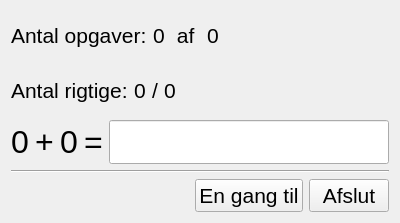
<?xml version="1.0" encoding="UTF-8"?>
<ui version="4.0">
 <class>SolveTasks</class>
 <widget class="QWidget" name="SolveTasks">
  <property name="geometry">
   <rect>
    <x>0</x>
    <y>0</y>
    <width>400</width>
    <height>223</height>
   </rect>
  </property>
  <property name="windowTitle">
   <string notr="true"/>
  </property>
  <property name="windowIcon">
   <iconset resource="img.qrc">
    <normaloff>:/img/logo.ico</normaloff>:/img/logo.ico</iconset>
  </property>
  <layout class="QVBoxLayout" name="verticalLayout">
   <item>
    <layout class="QHBoxLayout" name="horizontalLayout">
     <item>
      <widget class="QLabel" name="labAntalText">
       <property name="font">
        <font>
         <pointsize>16</pointsize>
        </font>
       </property>
       <property name="text">
        <string>Antal opgaver:</string>
       </property>
      </widget>
     </item>
     <item>
      <widget class="QLabel" name="labSolved">
       <property name="font">
        <font>
         <pointsize>16</pointsize>
        </font>
       </property>
       <property name="text">
        <string notr="true">0</string>
       </property>
      </widget>
     </item>
     <item>
      <widget class="QLabel" name="labAfMax">
       <property name="font">
        <font>
         <pointsize>16</pointsize>
        </font>
       </property>
       <property name="text">
        <string> af </string>
       </property>
      </widget>
     </item>
     <item>
      <widget class="QLabel" name="labAntal">
       <property name="font">
        <font>
         <pointsize>16</pointsize>
        </font>
       </property>
       <property name="text">
        <string notr="true">0</string>
       </property>
      </widget>
     </item>
     <item>
      <spacer name="horizontalSpacer">
       <property name="orientation">
        <enum>Qt::Horizontal</enum>
       </property>
       <property name="sizeHint" stdset="0">
        <size>
         <width>40</width>
         <height>20</height>
        </size>
       </property>
      </spacer>
     </item>
    </layout>
   </item>
   <item>
    <layout class="QHBoxLayout" name="horizontalLayout_2">
     <item>
      <widget class="QLabel" name="labRigtigeText">
       <property name="font">
        <font>
         <pointsize>16</pointsize>
        </font>
       </property>
       <property name="text">
        <string>Antal rigtige:</string>
       </property>
      </widget>
     </item>
     <item>
      <widget class="QLabel" name="labRigtige">
       <property name="font">
        <font>
         <pointsize>16</pointsize>
        </font>
       </property>
       <property name="text">
        <string notr="true">0</string>
       </property>
      </widget>
     </item>
     <item>
      <widget class="QLabel" name="labAf">
       <property name="font">
        <font>
         <pointsize>16</pointsize>
        </font>
       </property>
       <property name="text">
        <string notr="true">/</string>
       </property>
      </widget>
     </item>
     <item>
      <widget class="QLabel" name="labMulige">
       <property name="font">
        <font>
         <pointsize>16</pointsize>
        </font>
       </property>
       <property name="text">
        <string notr="true">0</string>
       </property>
      </widget>
     </item>
     <item>
      <spacer name="horizontalSpacer_2">
       <property name="orientation">
        <enum>Qt::Horizontal</enum>
       </property>
       <property name="sizeHint" stdset="0">
        <size>
         <width>40</width>
         <height>20</height>
        </size>
       </property>
      </spacer>
     </item>
    </layout>
   </item>
   <item>
    <layout class="QHBoxLayout" name="horizontalLayout_3">
     <item>
      <widget class="QLabel" name="labFirst">
       <property name="font">
        <font>
         <pointsize>24</pointsize>
        </font>
       </property>
       <property name="text">
        <string notr="true">0</string>
       </property>
      </widget>
     </item>
     <item>
      <widget class="QLabel" name="labSign">
       <property name="font">
        <font>
         <pointsize>24</pointsize>
        </font>
       </property>
       <property name="text">
        <string notr="true">+</string>
       </property>
      </widget>
     </item>
     <item>
      <widget class="QLabel" name="labSecond">
       <property name="font">
        <font>
         <pointsize>24</pointsize>
        </font>
       </property>
       <property name="text">
        <string notr="true">0</string>
       </property>
      </widget>
     </item>
     <item>
      <widget class="QLabel" name="labEquals">
       <property name="font">
        <font>
         <pointsize>24</pointsize>
        </font>
       </property>
       <property name="text">
        <string notr="true">=</string>
       </property>
      </widget>
     </item>
     <item>
      <widget class="QLineEdit" name="leResult">
       <property name="font">
        <font>
         <pointsize>24</pointsize>
        </font>
       </property>
      </widget>
     </item>
    </layout>
   </item>
   <item>
    <widget class="Line" name="line">
     <property name="orientation">
      <enum>Qt::Horizontal</enum>
     </property>
    </widget>
   </item>
   <item>
    <layout class="QHBoxLayout" name="horizontalLayout_4">
     <item>
      <widget class="QLabel" name="labElapsed">
       <property name="font">
        <font>
         <pointsize>16</pointsize>
        </font>
       </property>
       <property name="text">
        <string notr="true"/>
       </property>
      </widget>
     </item>
     <item>
      <spacer name="horizontalSpacer_3">
       <property name="orientation">
        <enum>Qt::Horizontal</enum>
       </property>
       <property name="sizeHint" stdset="0">
        <size>
         <width>40</width>
         <height>20</height>
        </size>
       </property>
      </spacer>
     </item>
     <item>
      <widget class="QPushButton" name="btnOnceMore">
       <property name="font">
        <font>
         <pointsize>16</pointsize>
        </font>
       </property>
       <property name="text">
        <string>En gang til</string>
       </property>
      </widget>
     </item>
     <item>
      <widget class="QPushButton" name="btnExit">
       <property name="font">
        <font>
         <pointsize>16</pointsize>
        </font>
       </property>
       <property name="text">
        <string>Afslut</string>
       </property>
      </widget>
     </item>
    </layout>
   </item>
  </layout>
 </widget>
 <resources>
  <include location="img.qrc"/>
 </resources>
 <connections/>
</ui>
